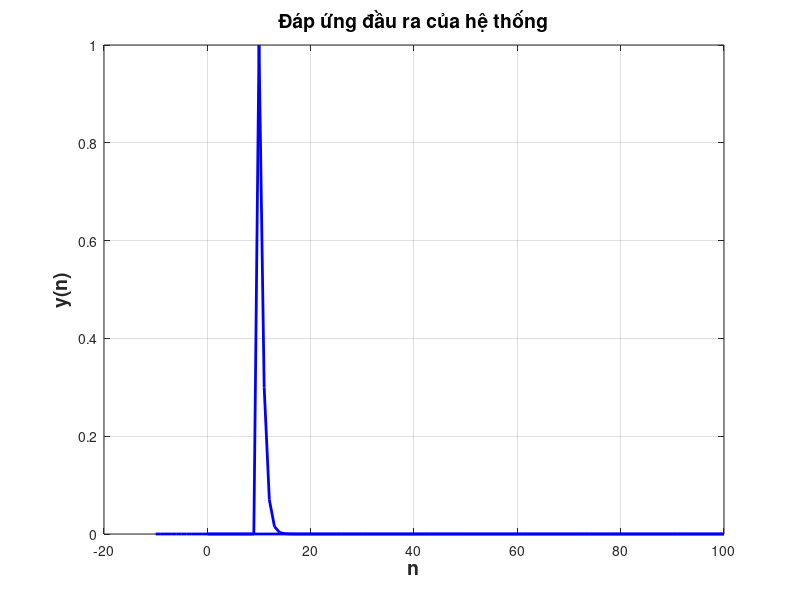

MATLAB code for this plot:

n = -10:100;
x = (1/10).^n .* (n >= 0);
h = (1/5).^n .* (n >= 0);


y = conv(x, h);

if length(n) < length(y)
  n_padded = [n, zeros(1, length(y) - length(n))];
  n = n_padded;
end

% Vẽ đồ thị
plot(n, y, 'b-', 'LineWidth', 2);
grid on;
xlabel('n','FontWeight','bold','FontSize',14);
ylabel('y(n)','FontWeight','bold','FontSize',14);
title('Đáp ứng đầu ra của hệ thống','FontWeight','bold','FontSize',14);